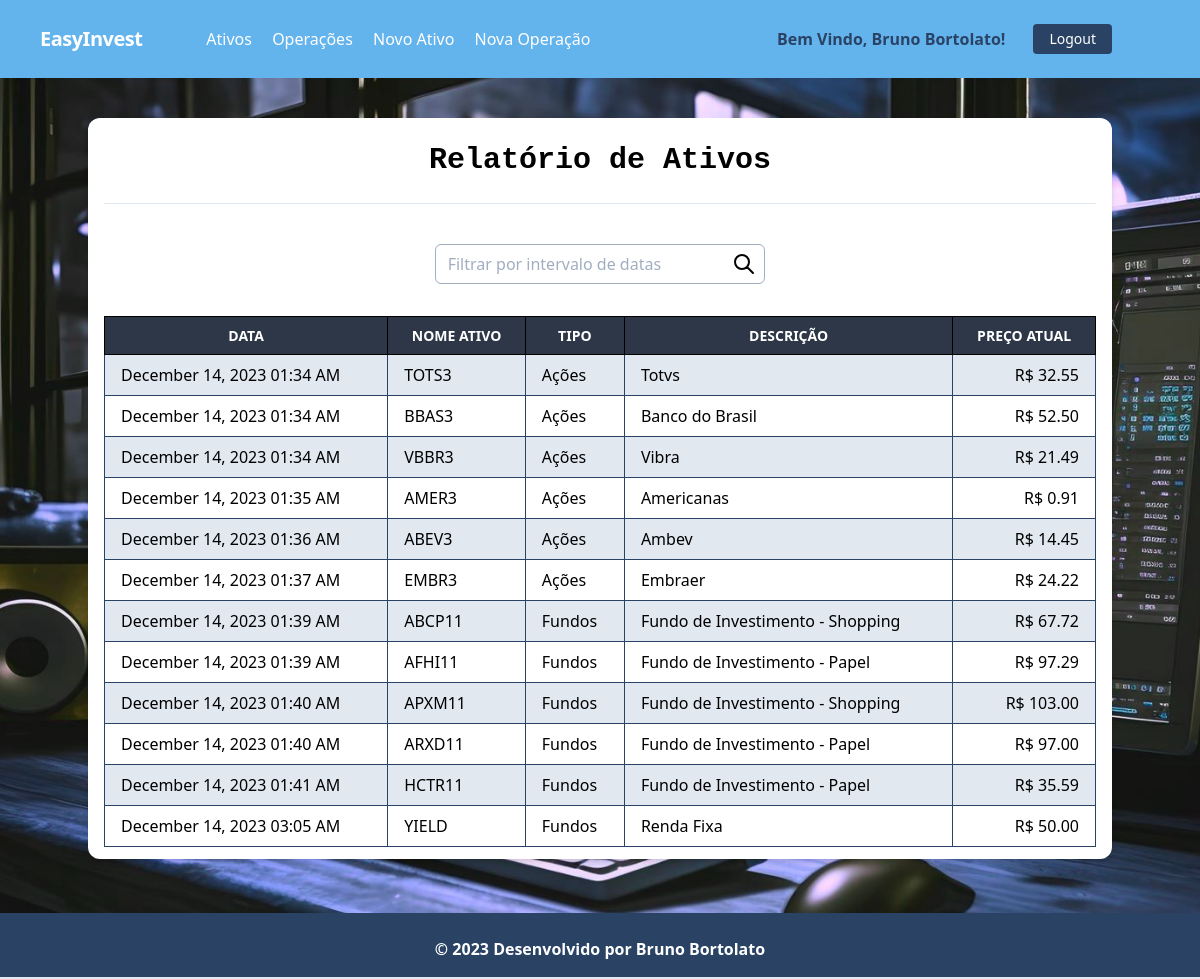
The app's page /transactions/asset/ (signed in) with its own data.
### accounts/models.py (models this page shows, shortened)
class User(AbstractUser):
    username = None
    email = models.EmailField(unique=True, null=False, blank=False)
    objects = UserManager()
    USERNAME_FIELD = 'email'
    REQUIRED_FIELDS = []

### transactions/models.py (models this page shows, shortened)
class Ativo(models.Model):
    nome = models.CharField(max_length=255, help_text='Nome do ativo')
    tipo  = models.PositiveSmallIntegerField(
        choices=TIPOS_ATIVOS
    )
    descricao = models.TextField(blank=True, null=True, help_text='Descrição detalhada do ativo')
    preco_atual = models.DecimalField(max_digits=10, decimal_places=2, blank=True, null=True, help_text='Preço atual do ativo')
    timestamp = models.DateTimeField(auto_now_add=True)

### transactions/views.py (the view)
# urls.py: path("asset/", AssetReportView.as_view(), name="asset_report")
class AssetReportView(LoginRequiredMixin, ListView):
    template_name = 'transactions/asset_report.html'
    model = Ativo
    form_data = {}
    def get(self, request, *args, **kwargs):
        form = AtivoDateRangeForm(request.GET or None)  # Corrigido para AtivoDateRangeForm
        if form.is_valid():
            self.form_data = form.cleaned_data
        return super().get(request, *args, **kwargs)
    def get_queryset(self):
        queryset = super().get_queryset().filter(
        )
        daterange = self.form_data.get("daterange")
        if daterange:
            queryset = queryset.filter(timestamp__date__range=daterange)
        return queryset.distinct()
    def get_context_data(self, **kwargs):
        context = super().get_context_data(**kwargs)
        context.update({
            'form': AtivoDateRangeForm(self.request.GET or None)  # Corrigido para AtivoDateRangeForm
        })
        return context

### transactions/forms.py (shortened to what this page needs)
class AtivoDateRangeForm(forms.Form):
    daterange = forms.CharField(required=False)

### templates/transactions/asset_report.html (shortened to what this page needs)
{% extends 'core/base.html' %} {% load humanize %} {% block head_title %}EasyInvest{% endblock %} {% block head_extra %}
<link rel="stylesheet" type="text/css" href="https://cdn.jsdelivr.net/npm/daterangepicker/daterangepicker.css" /> {% endblock %} {% block content %}
<div class="my-10 py-3 px-4 bg-white rounded-xl shadow-md">
    <h1 class="font-mono font-bold text-3xl text-center pb-5 pt-2">Relatório de Ativos</h1>
    <hr />
    <form method="get" id="filter">
        <div class="flex justify-center">
            <div class="mt-10 h-10 pl-3 pr-2 bg-white border rounded-md border-gray-500 flex justify-between items-center relative w-4/12">
                <input type="search" name="daterange" id="search" placeholder="Filtrar por intervalo de datas" class="appearance-none w-full outline-none focus:outline-none active:outline-none" autocomplete="off" value="{{ request.GET.daterange}}" />
                <button type="submit" class="ml-1 outline-none focus:outline-none active:outline-none">
                    <svg fill="none" stroke="currentColor" stroke-linecap="round" stroke-linejoin="round" stroke-width="2" viewBox="0 0 24 24" class="w-6 h-6">
                        <path d="M21 21l-6-6m2-5a7 7 0 11-14 0 7 7 0 0114 0z"></path>
                    </svg>
                </button>
            </div>
        </div>
    </form>
    <table class="table-auto mx-auto w-full mt-8 border-collapse">
        <thead class="bg-gray-800 text-white">
            <tr class="uppercase font-semibold text-sm">
                <th class="border border-black px-4 py-2">Data</th>
                <th class="border border-black px-4 py-2">Nome Ativo</th>
                <th class="border border-black px-4 py-2">Tipo</th>
                <th class="border border-black px-4 py-2">Descrição</th>
                <th class="border border-black px-4 py-2">Preço Atual</th>
            </tr>
        </thead>
        <tbody>
            {% for ativo in object_list %}
                <tr class="{% cycle 'bg-gray-300' 'bg-white-100' %}">
                    <td class="border border-blue-900 px-4 py-2">{{ ativo.timestamp|date:"F d, Y h:i A" }}</td>
                    <td class="border border-blue-900 px-4 py-2">{{ ativo.nome }}</td>
                    <td class="border border-blue-900 px-4 py-2">{{ ativo.get_tipo_display }}</td>
                    <td class="border border-blue-900 px-4 py-2">{{ ativo.descricao }}</td>
                    <td class="border border-blue-900 px-4 py-2 text-right">R$ {{ ativo.preco_atual|floatformat:2|intcomma }}</td>
                </tr>
            {% endfor %}
        </tbody>
    </table>
</div>
{% endblock %}

### templates/core/base.html (shortened to what this page needs)
{% load static %}
<!DOCTYPE html>
<html lang="en">
    <head>
        <link href="https://unpkg.com/tailwindcss@^1.0/dist/tailwind.min.css" rel="stylesheet">
        {% block head_extra %}{% endblock %}
    </head>
    <body class="bg-gray-100">
        {% block body %}
            {% include 'core/navbar.html' %}
            <div class="lg:container lg:mx-auto" id="main">
                {% block content %}{% endblock %}
            </div>
            {% include 'core/footer.html' %}
        {% endblock %}
    </body>
</html>

### templates/core/navbar.html (shortened to what this page needs)
<nav class="flex items-center justify-between flex-wrap bg-blue-400 p-6 px-10">
    <div class="flex items-center flex-shrink-0 text-white mr-6">
        <span class="font-semibold text-xl tracking-tight text-white">EasyInvest</span>
    </div>
    <div class="w-full block flex-grow lg:flex lg:items-center lg:w-auto px-10">
        {% if request.user.is_authenticated %}
            <div class="text-md lg:flex-grow">
                <a href="{% url 'transactions:asset_report' %}" class="block mt-4 lg:inline-block lg:mt-0 text-white hover:text-white mr-4">
                    Ativos
                </a>
                <a href="{% url 'transactions:transaction_report' %}" class="block mt-4 lg:inline-block lg:mt-0 text-white hover:text-white mr-4">
                    Operações
                </a>
                <a href="{% url 'transactions:create_asset' %}" class="block mt-4 lg:inline-block lg:mt-0 text-white hover:text-white mr-4">
                    Novo Ativo
                </a>
                <a href="{% url 'transactions:withdraw_money' %}" class="block mt-4 lg:inline-block lg:mt-0 text-white hover:text-white">
                    Nova Operação
                </a>
            </div>
            <div class="flex w-auto">
                <div class="text-blue-900 my-auto font-black px-5">Bem Vindo, {{ request.user.first_name }} {{ request.user.last_name }}!</div>
                <a href="{% url 'accounts:user_logout' %}" class="mx-2 inline-block font-medium text-sm px-4 py-2 leading-none bg-blue-900 rounded text-white border-white hover:border-transparent hover:text-gray-800 hover:bg-white mt-4 lg:mt-0">Logout</a>
            </div>
        {% endif %}
    </div>
</nav>

### templates/core/footer.html
<footer class="footer bg-blue-900 text-white relative pt-1 border-b-2 mt-10">
    <div class="container mx-auto px-6">
        <div class="mt-5 flex flex-col items-center">
            <div class="sm:w-2/3 text-center py-0 pb-2">
                <p class="text-md text-white font-bold mb-2">
                    © {% now "Y" %} Desenvolvido por Bruno Bortolato
                </p>
            </div>
        </div>
    </div>
</footer>

### records on screen
User: user.first_name "Bruno", user.last_name "Bortolato"
Ativo: timestamp "December 14, 2023 01:34 AM", nome "TOTS3", tipo "Ações", descricao "Totvs", preco_atual "32.55"
Ativo: timestamp "December 14, 2023 01:34 AM", nome "BBAS3", tipo "Ações", descricao "Banco do Brasil", preco_atual "52.50"
Ativo: timestamp "December 14, 2023 01:34 AM", nome "VBBR3", tipo "Ações", descricao "Vibra", preco_atual "21.49"
Ativo: timestamp "December 14, 2023 01:35 AM", nome "AMER3", tipo "Ações", descricao "Americanas", preco_atual "0.91"
Ativo: timestamp "December 14, 2023 01:36 AM", nome "ABEV3", tipo "Ações", descricao "Ambev", preco_atual "14.45"
Ativo: timestamp "December 14, 2023 01:37 AM", nome "EMBR3", tipo "Ações", descricao "Embraer", preco_atual "24.22"
Ativo: timestamp "December 14, 2023 01:39 AM", nome "ABCP11", tipo "Fundos", descricao "Fundo de Investimento - Shopping", preco_atual "67.72"
Ativo: timestamp "December 14, 2023 01:39 AM", nome "AFHI11", tipo "Fundos", descricao "Fundo de Investimento - Papel", preco_atual "97.29"
Ativo: timestamp "December 14, 2023 01:40 AM", nome "APXM11", tipo "Fundos", descricao "Fundo de Investimento - Shopping", preco_atual "103.00"
Ativo: timestamp "December 14, 2023 01:40 AM", nome "ARXD11", tipo "Fundos", descricao "Fundo de Investimento - Papel", preco_atual "97.00"
Ativo: timestamp "December 14, 2023 01:41 AM", nome "HCTR11", tipo "Fundos", descricao "Fundo de Investimento - Papel", preco_atual "35.59"
Ativo: timestamp "December 14, 2023 03:05 AM", nome "YIELD", tipo "Fundos", descricao "Renda Fixa", preco_atual "50.00"
